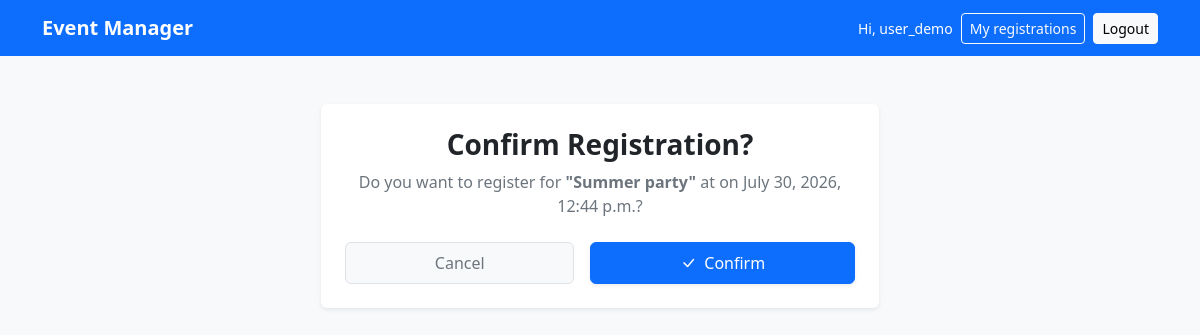
Screenshot of /registrations/5/register/ (signed in) with the database file from the repository.
### accounts/models.py (models this page shows, shortened)
class CustomUser(AbstractUser):
    ROLES = {"A": "Attendee", "O": "Organizer"}
    role = models.CharField(max_length=1, choices=ROLES, default="A")
    email = models.EmailField(unique=True)
    def is_organizer(self) -> bool:
        return self.role == "O"

### events/models.py (models this page shows, shortened)
class Event(models.Model):
    organizer = models.ForeignKey(CustomUser, on_delete=models.CASCADE)
    title = models.CharField(max_length=100)
    date = models.DateTimeField()
    description = models.TextField()
    location = models.CharField(max_length=255)
    class Meta:
        ordering = ["date"]

### registrations/views.py (the view, shortened to what this page needs)
# urls.py: path("<int:event_pk>/register/", RegistrationCreateView.as_view() , name="new_registration"),
class RegistrationCreateView(AttendeeRequiredMixin, View):
    template_name = "registration_new.html"
    def get(self, request, event_pk):
        event = get_object_or_404(Event, pk=event_pk)
        already_registered = Registration.objects.filter(
            attendee=request.user, event=event
        ).exists()
        return render(request, self.template_name, {
            "event": event,
            "already_registered": already_registered,
        })

### accounts/mixins.py (called while the page is built)
    def test_func(self):
        return not self.request.user.is_organizer()

### templates/registration_new.html (shortened to what this page needs)
{% extends "base.html" %}
{% block body %}
<div class="container d-flex flex-column align-items-center justify-content-center py-5">
    <div class="col-12 col-md-8 col-lg-6">
        <div class="card shadow-sm border-0 mb-4 bg-white">
            <div class="card-body p-4 text-center">
                {% if already_registered %}
                <h3 class="fw-bold text-dark mb-2">Already Registered</h3>
                <p class="text-secondary mb-4">
                    You are already registered for <strong>"{{ event.title }}"</strong>.
                </p>
                <a href="{% url 'event_list'%}" class="btn btn-light border px-4 py-2 fw-medium text-secondary">
                    Search for new ones!
                </a>
                {% else %}
                <h3 class="fw-bold text-dark mb-2">Confirm Registration?</h3>
                <p class="text-secondary mb-4">
                    Do you want to register for <strong>"{{ event.title }}"</strong> at {{event.address}} on {{event.date}}?
                </p>
                <form method="POST">
                    <div class="d-flex justify-content-between gap-3">
                        <a href="{% url 'event_detail' event.pk %}" class="btn btn-light border px-4 py-2 flex-grow-1 fw-medium text-secondary">
                            Cancel
                        </a>
                        <button type="submit" class="btn btn-primary px-4 py-2 flex-grow-1 shadow-sm fw-medium">
                            <i class="bi bi-check-lg me-2"></i>Confirm
                        </button>
                    </div>
                </form>
                {% endif %}
            </div>
        </div>
    </div>
</div>
{% endblock body %}

### templates/base.html (shortened to what this page needs)
<!DOCTYPE html>
<html lang="it">
<head>
    <link href="https://cdn.jsdelivr.net/npm/bootstrap@5.3.0/dist/css/bootstrap.min.css" rel="stylesheet">
    <link rel="stylesheet" href="https://cdn.jsdelivr.net/npm/bootstrap-icons@1.11.3/font/bootstrap-icons.css">
</head>
<body class="bg-light">
    <nav class="navbar navbar-expand-md navbar-dark bg-primary">
        <div class="container">
            <a class="navbar-brand fw-semibold" href="{% url 'home' %}">Event Manager</a>
            <div class="d-flex align-items-center gap-2">
                {% if user.is_authenticated %}
                <span class="text-white small d-none d-sm-inline">Hi, {{ user.username }}</span>
                    {% if user.is_organizer %}
                        <a href="{% url 'organizer_dashboard' %}" class="btn btn-outline-light btn-sm">My events</a>
                    {% else %}
                        <a href="{% url 'attendee_dashboard' %}" class="btn btn-outline-light btn-sm">My registrations</a>
                    {% endif %}
                    <form action="{% url 'logout' %}" method="post" class="m-0">
                        <button type="submit" class="btn btn-light btn-sm">Logout</button>
                    </form>
                {% else %}
                    <a href="{% url 'login' %}" class="btn btn-outline-light btn-sm">Login</a>
                    <a href="{% url 'signup_attendee' %}" class="btn btn-light btn-sm">Sign up</a>
                {% endif %}
            </div>
        </div>
    </nav>
    <main class="flex-grow-1">
        {% block body %}
        {% endblock body %}
    </main>
</body>
</html>

### rows the page displays
CustomUser: username "user_demo"
Event: title "Summer party", date "July 30, 2026, 12:44 p.m."
